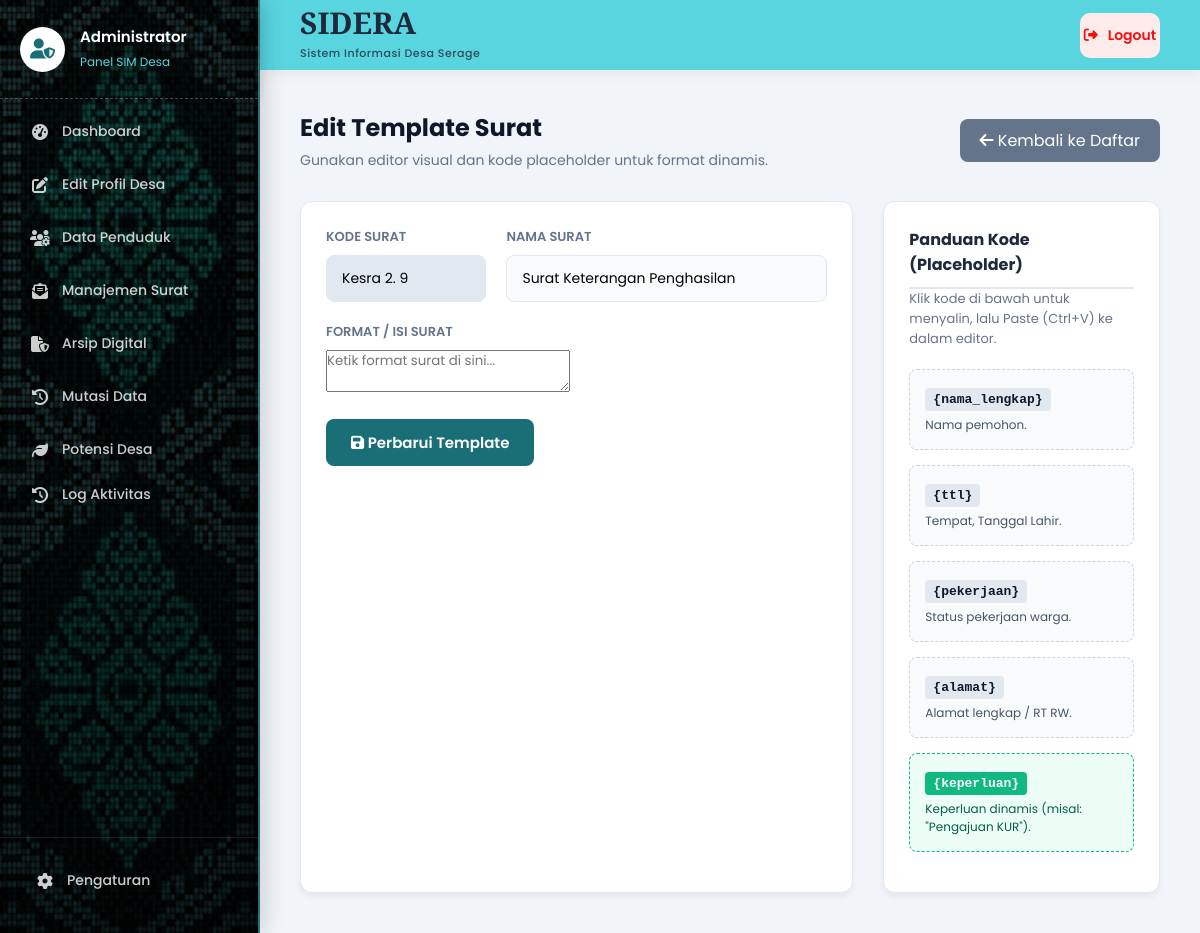
/admin/tambah_template.php?id=8 (signed in), run on the app's committed database.
### tables this page shows
CREATE TABLE `template_surat` (
  `id` int(11) NOT NULL,
  `kode_surat` varchar(50) NOT NULL,
  `nama_surat` varchar(150) NOT NULL,
  `header_surat` text NOT NULL,
  `isi_template` longtext NOT NULL,
  `variabel_input` longtext DEFAULT NULL CHECK (json_valid(`variabel_input`))
);

### admin/tambah_template.php (the view, shortened to what this page needs)
<?php
require_once '../config/koneksi.php';
require_once 'includes/admin_header.php';
$mode_edit = false;
$data_edit = [
    'kode_surat' => '',
    'nama_surat' => '',
    'isi_template' => ''
];
if (isset($_GET['id'])) {
    $mode_edit = true;
    $id_edit = (int)$_GET['id'];
    $get_data = $koneksi->query("SELECT * FROM template_surat WHERE id = $id_edit");
    if ($get_data && $get_data->num_rows > 0) {
        $data_edit = $get_data->fetch_assoc();
    } else {
        echo "<script>alert('Data tidak ditemukan!'); window.location='manajemen_template.php';</script>";
        exit;
    }
}
?>
<div class="page-header" style="margin-bottom: 30px; display: flex; justify-content: space-between; align-items: center;">
    <div>
        <h1 class="page-title" style="font-size: 24px; color: #0f172a; margin: 0 0 5px 0;">
            <?= $mode_edit ? 'Edit Template Surat' : 'Tambah Template Surat' ?>
        </h1>
        <p class="page-subtitle" style="color: #64748b; margin: 0;">Gunakan editor visual dan kode placeholder untuk format dinamis.</p>
    </div>
    <div>
        <a href="manajemen_template.php" class="btn-search" style="background: #64748b; color: white; text-decoration: none; padding: 10px 20px; border-radius: 8px;">
            <i class="fa-solid fa-arrow-left"></i> Kembali ke Daftar
        </a>
    </div>
</div>
<div class="template-layout">
    <div class="admin-card">
        <form action="" method="POST">
            <div style="display: grid; grid-template-columns: 1fr 2fr; gap: 20px;">
                <div class="form-group">
                    <label class="form-label">Kode Surat</label>
                    <input type="text" name="kode_surat" class="form-control" placeholder="Contoh: SKTM" value="<?= htmlspecialchars($data_edit['kode_surat']) ?>" <?= $mode_edit ? 'readonly style="background:#e2e8f0;" title="Kode surat tidak bisa diubah"' : 'required' ?>>
                </div>
                <div class="form-group">
                    <label class="form-label">Nama Surat</label>
                    <input type="text" name="nama_surat" class="form-control" placeholder="Contoh: Surat Keterangan Tidak Mampu" value="<?= htmlspecialchars($data_edit['nama_surat']) ?>" required>
                </div>
            </div>
            <div class="form-group">
                <label class="form-label">Format / Isi Surat</label>
                <textarea name="isi_template" id="isi_template" placeholder="Ketik format surat di sini..."><?= htmlspecialchars($data_edit['isi_template']) ?></textarea>
            </div>
            <button type="submit" class="btn-save"><i class="fa-solid fa-save"></i> <?= $mode_edit ? 'Perbarui Template' : 'Simpan Template Baru' ?></button>
        </form>
    </div>
    <div class="admin-card" style="height: fit-content;">
        <h3 style="font-size: 16px; margin-top:0; border-bottom: 2px solid #e2e8f0; padding-bottom: 10px;">Panduan Kode (Placeholder)</h3>
        <p style="font-size: 13px; color: #64748b; margin-bottom: 20px;">Klik kode di bawah untuk menyalin, lalu Paste (Ctrl+V) ke dalam editor.</p>
        <div class="guide-box"><span class="code-badge" onclick="copyPlaceholder('{nama_lengkap}')">{nama_lengkap}</span><p style="font-size: 12px; margin: 0; color: #475569;">Nama pemohon.</p></div>
        <div class="guide-box"><span class="code-badge" onclick="copyPlaceholder('{ttl}')">{ttl}</span><p style="font-size: 12px; margin: 0; color: #475569;">Tempat, Tanggal Lahir.</p></div>
        <div class="guide-box"><span class="code-badge" onclick="copyPlaceholder('{pekerjaan}')">{pekerjaan}</span><p style="font-size: 12px; margin: 0; color: #475569;">Status pekerjaan warga.</p></div>
        <div class="guide-box"><span class="code-badge" onclick="copyPlaceholder('{alamat}')">{alamat}</span><p style="font-size: 12px; margin: 0; color: #475569;">Alamat lengkap / RT RW.</p></div>
        <div class="guide-box" style="border-color: #10b981; background: #ecfdf5;"><span class="code-badge" onclick="copyPlaceholder('{keperluan}')" style="background: #10b981; color: white;">{keperluan}</span><p style="font-size: 12px; margin: 0; color: #065f46;">Keperluan dinamis (misal: "Pengajuan KUR").</p></div>
    </div>
</div>
<?php require_once 'includes/admin_footer.php'; ?>

### admin/includes/admin_header.php (style rules this page uses)
:root { --sidebar-bg: #1a6f76; --sidebar-hover: #13555b; --topbar-bg: #59d5e0; --bg-light: #f1f5f9; --text-dark: #1e293b; --text-muted: #64748b; --primary: #1a6f76; --secondary: #59d5e0; --shadow-sm: 0 4px 6px rgba(0,0,0,0.05); --shadow-md: 0 10px 20px rgba(0,0,0,0.08); --transition: all 0.3s ease; }
* { margin: 0; padding: 0; box-sizing: border-box; font-family: 'Poppins', sans-serif; }
body { background-color: var(--bg-light); color: var(--text-dark); display: flex; min-height: 100vh; overflow-x: hidden; }
a { text-decoration: none; }
.page-header { margin-bottom: 30px; }
.page-title { font-size: 24px; color: var(--primary); font-weight: 700; }
.page-subtitle { color: var(--text-muted); font-size: 14px; margin-top: 5px; }
.admin-card { background: #ffffff; border-radius: 16px; padding: 25px; box-shadow: var(--shadow-sm); border: 1px solid #e2e8f0; }

### admin/tambah_template.php (style rules this page uses)
.template-layout { display: grid; grid-template-columns: 2fr 1fr; gap: 30px; }
.admin-card { background: #ffffff; border-radius: 12px; box-shadow: 0 4px 6px rgba(0,0,0,0.05); padding: 25px; border: 1px solid #e2e8f0; }
.form-group { margin-bottom: 20px; }
.form-label { display: block; font-size: 13px; font-weight: 600; color: #64748b; margin-bottom: 8px; text-transform: uppercase; }
.form-control { width: 100%; padding: 12px 15px; border: 1px solid #e2e8f0; border-radius: 8px; font-size: 14px; outline: none; transition: 0.3s; background: #f8fafc; box-sizing: border-box; }
.btn-save { background: #1a6f76; color: white; border: none; padding: 12px 25px; border-radius: 8px; font-size: 15px; font-weight: 600; cursor: pointer; transition: 0.3s; }
.guide-box { background: #f8fafc; border: 1px dashed #cbd5e0; border-radius: 8px; padding: 15px; margin-bottom: 15px; transition: 0.2s; }
.code-badge { background: #e2e8f0; color: #0f172a; padding: 4px 8px; border-radius: 4px; font-family: monospace; font-size: 13px; font-weight: bold; cursor: pointer; display: inline-block; margin-bottom: 5px; }

### data on the page
template_surat: kode_surat "Kesra 2. 9", nama_surat "Surat Keterangan Penghasilan"
